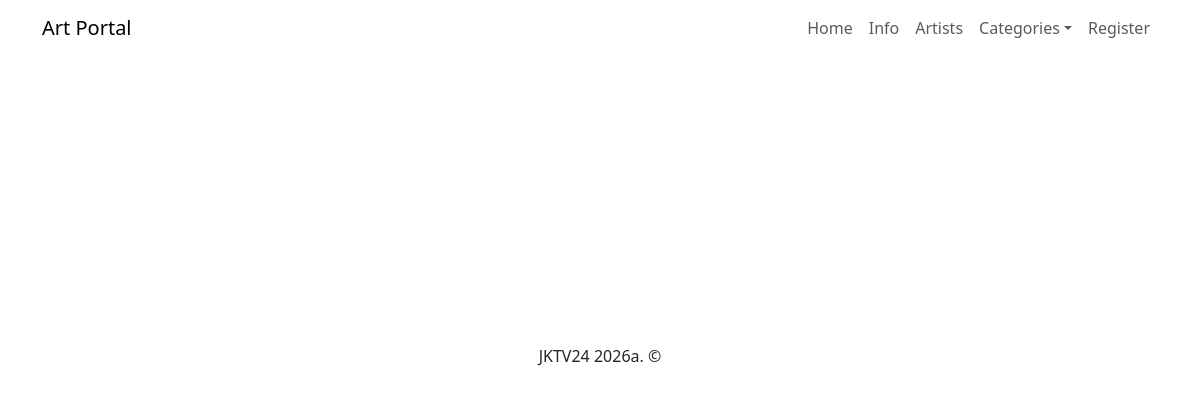
Before: /paintings?id=11 with the older database file.
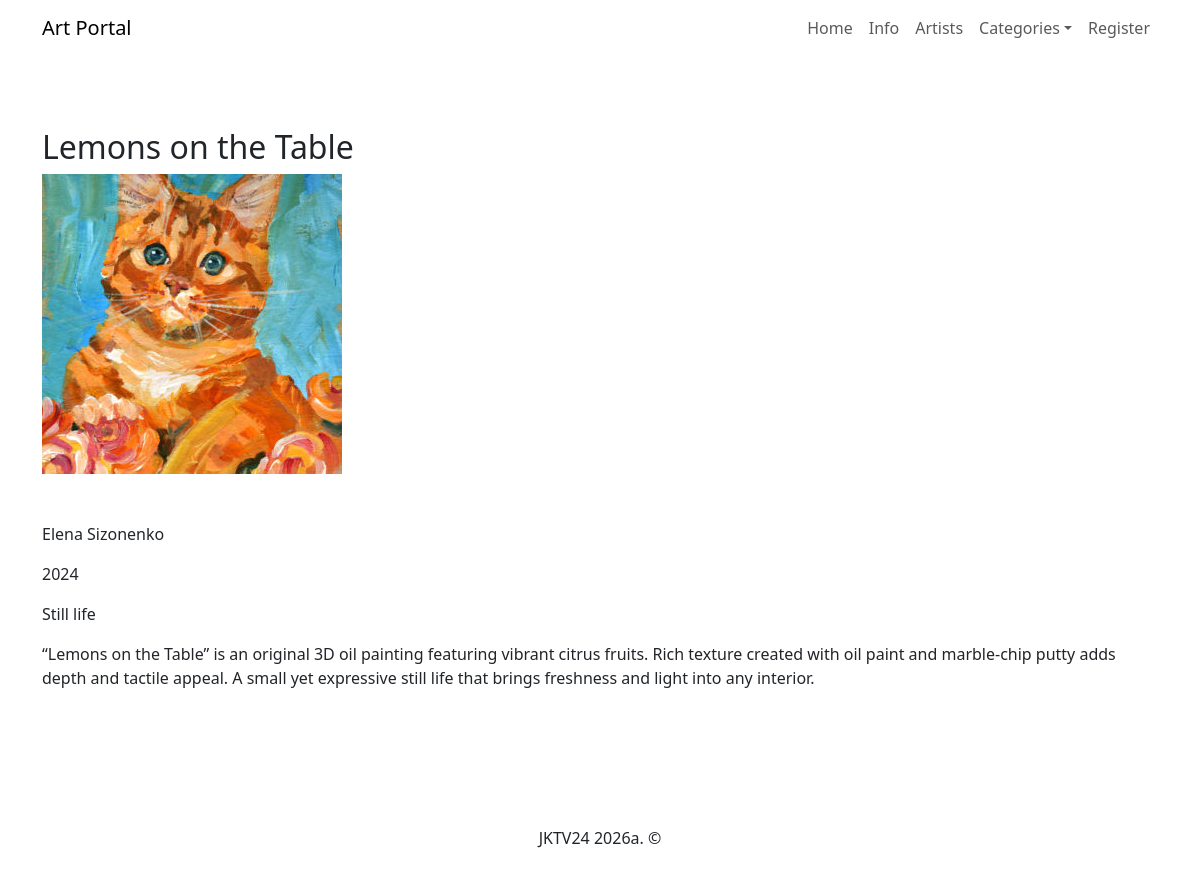
After: the same page with the newer database file.
### tables this page shows
CREATE TABLE `paintings` (
  `id` int(11) NOT NULL,
  `title` varchar(255) NOT NULL,
  `description` text NOT NULL,
  `image` varchar(255) NOT NULL,
  `year_created` year(4) NOT NULL,
  `category_id` int(11) NOT NULL,
  `artist_id` int(11) NOT NULL,
  `medium` varchar(255) NOT NULL,
  `dimensions` varchar(100) NOT NULL,
  `price` decimal(10,2) NOT NULL,
  `created_at` datetime NOT NULL DEFAULT current_timestamp(),
  `updated_at` datetime NOT NULL DEFAULT current_timestamp()
);

CREATE TABLE `artists` (
  `id` int(11) NOT NULL,
  `name` varchar(255) NOT NULL,
  `location` varchar(100) NOT NULL,
  `birth_date` date NOT NULL,
  `bio` text DEFAULT NULL,
  `picture` varchar(255) DEFAULT NULL,
  `created_at` datetime NOT NULL DEFAULT current_timestamp(),
  `user_id` int(11) NOT NULL,
  `updated_at` datetime NOT NULL DEFAULT current_timestamp()
);

CREATE TABLE `categories` (
  `id` int(11) NOT NULL,
  `name` varchar(50) NOT NULL
);

### controllers/Controller.php (called while the page is built, shortened)
<?php
class Controller {
    public static function PaintingByID($id) {
        $item = Paintings::getPaintingByID($id);
        include_once 'views/partials/paintings.php';
        include_once 'views/viewpainting.php';
    }
}

### routes/routing.php (called while the page is built)
<?php
$host = explode('?', $_SERVER['REQUEST_URI'])[0];
$num = substr_count($host, '/');
$path = explode('/', $host)[$num];
$id = isset($_GET['id']) ? (int)$_GET['id'] : 0;
if($path == '' || $path == 'index' || $path == 'index.php') {
    $response = Controller::StartSite();
}
elseif($path == 'all') {
    $response = Controller::AllPaintings();
}
elseif($path == 'category') {
    if ($id > 0) {
        $response = Controller::PaintingsByCategoryID($id);
    } else {
    $response = Controller::error404();
    }
}
elseif($path == 'paintings') {
    if ($id > 0) {
        $response = Controller::PaintingByID($id);
    } else {
        $response = Controller::error404();
    }
}
elseif($path == 'artists') {
    $response = Controller::AllArtists();
}
elseif($path == 'artist') {
    if ($id > 0) {
        $response = Controller::ArtistByID($id);
    } else {
        $response = Controller::error404();
    }
}
else{
    $response = Controller::error404();
}
?>

### index.php (called while the page is built, shortened)
<?php
include_once 'config/Database.php';
require 'models/Paintings.php';
include_once 'controllers/Controller.php';
include_once 'routes/routing.php';
?>

### config/Database.php (called while the page is built, shortened)
<?php
class Database {
    private $conn;
    private $host;
    private $user;
    private $password;
    private $baseName;
    function __construct() {
        $this->host = $_ENV['DB_HOST'] ?? 'localhost';
        $this->user = $_ENV['DB_USER'] ?? 'root';
        $this->password = $_ENV['DB_PASSWORD'] ?? '';
        $this->baseName = $_ENV['DB_NAME'] ?? 'art_portal';
    }
    function connect() {
        if (!$this->conn) {
            try {
                $this->conn = new PDO('mysql:host='.$this->host.';dbname='.$this->baseName.';charset=utf8mb4',
                $this->user,
                $this->password,
                );
                $this->conn->setAttribute(PDO::ATTR_ERRMODE, PDO::ERRMODE_EXCEPTION);
            }
            catch (Exception $e) {
                die('Connection failed : ' . $e->getMessage());
            }
        }
        return $this->conn;
    }
    function disconnect() {
        if ($this->conn) {
            $this->conn = null;
        }
    }
    function getOne($query, $params = []) {
        $stmt = $this->conn->prepare($query);
        $stmt->execute($params);
        $stmt->setFetchMode (PDO::FETCH_ASSOC);
        $response = $stmt->fetch();
        return $response;
    }
}

### models/Paintings.php (called while the page is built, shortened)
<?php
class Paintings{
    public static function getPaintingByID($id) {
        $query = "SELECT paintings.*, categories.name AS category_name, artists.name as artist_name, users.username
        FROM paintings
        JOIN categories ON paintings.category_id = categories.id
        JOIN artists ON paintings.artist_id = artists.id
        JOIN users ON artists.user_id = users.id
        WHERE paintings.id = ? ";
        $db = new Database();
        $arr = $db->getOne($query, [$id]);
        return $arr;
    }
}
?>

### views/partials/paintings.php (shortened to what this page needs)
<?php
class ViewPaintings{
    public static function OnePainting($item) {
        echo "<h2>".$item['title']."</h2>";
        echo '<div class="painting-image-wrapper single-painting-image-wrapper">';
            echo '<img src="images/' . htmlspecialchars( $item['image'], ENT_QUOTES, 'UTF-8' ) . '" class="painting-image" alt="' . htmlspecialchars($item['title'], ENT_QUOTES, 'UTF-8') . '" />';
        echo '</div>';
        echo "<br><br>";
        echo "<p>".$item['artist_name']."</p>";
        echo "<p>".$item['year_created']."</p>";
        echo "<p>".$item['category_name']."</p>";
        echo "<p>".$item['description']."</p>";
    }
}
?>

Changed rows visible on the page:
now on this page (row edited): paintings: title "Lemons on the Table", image (picture), artist.name "Elena Sizonenko", year_created "2024", category.name "Still life", description "“Lemons on the Table” is an original 3D oil painting featuring vibrant citrus fruits. Rich texture created with oil paint and marble-chip putty adds depth and tactile appeal. A small yet expressive still life that brings freshness and light into any interior."
